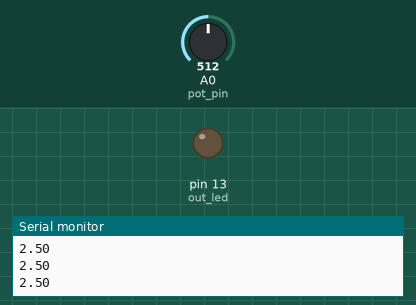
Bench run of a sketch on a simulated Arduino Uno, built with avr-gcc and run on an emulated ATmega328P. On the bench: output pins drawn as LEDs (lit = HIGH), the last lines printed to the serial monitor. The test bench sets the inputs (shaded band); at power-on: A0 (pot_pin) = 512.

Above: at 1.2 s.
1.3 s: A0 (pot_pin) set to 596
2.8 s: A0 (pot_pin) set to 630
At 3.6 s:
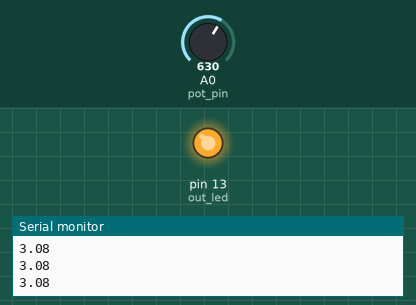
4.3 s: A0 (pot_pin) set to 527
5.8 s: A0 (pot_pin) set to 496
At 7.0 s:
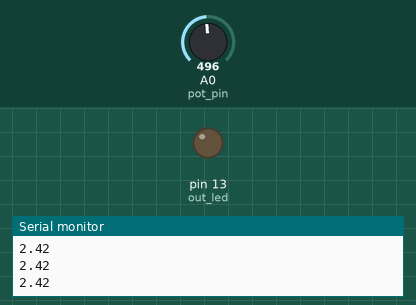
7.3 s: A0 (pot_pin) set to 716
At 8.2 s:
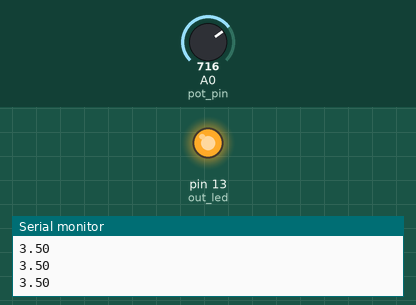
Timing chart, 0 to 9.8 s (numbered marks = the images above; inputs shaded):
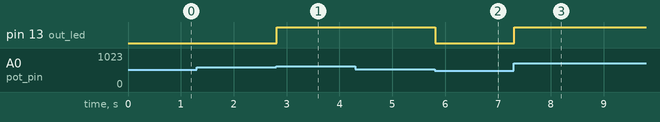

The sketch:

Voltage_threshold_detector.ino
```cpp
/*
 * function : trigger a warning sound and light if the voltage on
 *            pot_pin exceeds the threshold voltage
 * input    : potentiometer
 * output   : a led and a buzzer
 */


const int pot_pin = 14;
const int out_led = 13;

void setup() {
  pinMode(out_led,OUTPUT);
  Serial.begin(9600);
}

void loop() {
  //read the current voltage at 10 bit resolution (0 to 1023)
  int val = analogRead(pot_pin);
  //scale the value to volt (0 to 5)
  float volt  = (val / 1023.0) * 5.0;
  Serial.println(volt);
  if(volt > 3){
    digitalWrite(out_led,HIGH);
  }
  else if(volt < 2.5){
    digitalWrite(out_led,LOW);
  }
}
```

Measured:
- the behaviour switches between 613 and 614 on A0 (pot_pin) (found by bisection; images 0 and 1)
- the behaviour switches between 512 and 511 on A0 (pot_pin) (found by bisection; images 1 and 2)
- after the input at 2.8 s, pin 13 (out_led): LOW → HIGH at once
- after the input at 5.8 s, pin 13 (out_led): HIGH → LOW at once
- after the input at 7.3 s, pin 13 (out_led): LOW → HIGH at once
